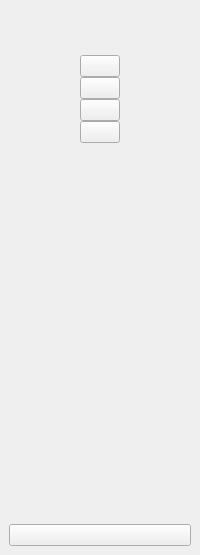
     <widget class="QWidget" name="icon_only_widget" native="true">
      <layout class="QVBoxLayout" name="verticalLayout_3">
       <property name="spacing">
        <number>6</number>
       </property>
       <property name="leftMargin">
        <number>9</number>
       </property>
       <property name="topMargin">
        <number>9</number>
       </property>
       <property name="rightMargin">
        <number>9</number>
       </property>
       <property name="bottomMargin">
        <number>9</number>
       </property>
       <item>
        <layout class="QHBoxLayout" name="horizontalLayout_3">
         <item>
          <widget class="QLabel" name="logo_label_1">
           <property name="minimumSize">
            <size>
             <width>40</width>
             <height>40</height>
            </size>
           </property>
           <property name="maximumSize">
            <size>
             <width>40</width>
             <height>40</height>
            </size>
           </property>
           <property name="text">
            <string/>
           </property>
           <property name="pixmap">
            <pixmap resource="resource.qrc">:/icon/icon/thunderstorm.png</pixmap>
           </property>
           <property name="scaledContents">
            <bool>true</bool>
           </property>
          </widget>
         </item>
        </layout>
       </item>
       <item>
        <layout class="QVBoxLayout" name="verticalLayout">
         <property name="spacing">
          <number>0</number>
         </property>
         <item alignment="Qt::AlignHCenter|Qt::AlignVCenter">
          <widget class="QPushButton" name="home_btn_1">
           <property name="text">
            <string/>
           </property>
           <property name="icon">
            <iconset resource="resource.qrc">
             <normaloff>:/icon/icon/home_color.ico</normaloff>:/icon/icon/home_color.ico</iconset>
           </property>
           <property name="iconSize">
            <size>
             <width>25</width>
             <height>25</height>
            </size>
           </property>
           <property name="checkable">
            <bool>true</bool>
           </property>
           <property name="autoExclusive">
            <bool>true</bool>
           </property>
          </widget>
         </item>
         <item alignment="Qt::AlignHCenter|Qt::AlignVCenter">
          <widget class="QPushButton" name="view2d_1">
           <property name="text">
            <string/>
           </property>
           <property name="icon">
            <iconset resource="resource.qrc">
             <normaloff>:/icon/icon/2d_color.ico</normaloff>:/icon/icon/2d_color.ico</iconset>
           </property>
           <property name="iconSize">
            <size>
             <width>25</width>
             <height>25</height>
            </size>
           </property>
           <property name="checkable">
            <bool>true</bool>
           </property>
           <property name="autoExclusive">
            <bool>true</bool>
           </property>
          </widget>
         </item>
         <item alignment="Qt::AlignHCenter|Qt::AlignVCenter">
          <widget class="QPushButton" name="view3d_1">
           <property name="text">
            <string/>
           </property>
           <property name="icon">
            <iconset>
             <normaloff>icon/3d-cube.ico</normaloff>
             <normalon>:/icon/icon/3d-cube.ico</normalon>
             <disabledoff>:/icon/icon/3d-cube.ico</disabledoff>
             <disabledon>:/icon/icon/3d-cube.ico</disabledon>
             <activeon>:/icon/icon/3d-cube.ico</activeon>
             <selectedon>:/icon/icon/3d-cube.ico</selectedon>icon/3d-cube.ico</iconset>
           </property>
           <property name="iconSize">
            <size>
             <width>25</width>
             <height>25</height>
            </size>
           </property>
           <property name="checkable">
            <bool>true</bool>
           </property>
           <property name="autoExclusive">
            <bool>true</bool>
           </property>
          </widget>
         </item>
         <item alignment="Qt::AlignHCenter|Qt::AlignVCenter">
          <widget class="QPushButton" name="other_1">
           <property name="text">
            <string/>
           </property>
           <property name="icon">
            <iconset>
             <normaloff>icon/eye.ico</normaloff>icon/eye.ico</iconset>
           </property>
           <property name="iconSize">
            <size>
             <width>25</width>
             <height>25</height>
            </size>
           </property>
           <property name="checkable">
            <bool>true</bool>
           </property>
           <property name="autoExclusive">
            <bool>true</bool>
           </property>
          </widget>
         </item>
        </layout>
       </item>
       <item>
        <spacer name="verticalSpacer">
         <property name="orientation">
          <enum>Qt::Vertical</enum>
         </property>
         <property name="sizeHint" stdset="0">
          <size>
           <width>20</width>
           <height>375</height>
          </size>
         </property>
        </spacer>
       </item>
       <item>
        <widget class="QPushButton" name="exit_btn_1">
         <property name="text">
          <string/>
         </property>
         <property name="icon">
          <iconset resource="resource.qrc">
           <normaloff>:/icon/icon/switch.ico</normaloff>:/icon/icon/switch.ico</iconset>
         </property>
         <property name="iconSize">
          <size>
           <width>25</width>
           <height>25</height>
          </size>
         </property>
        </widget>
       </item>
      </layout>
     </widget>
